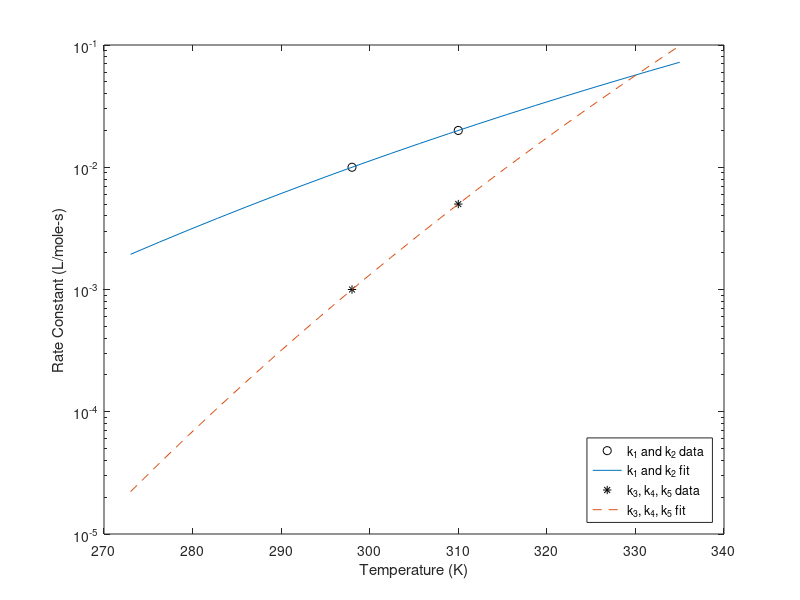

Recreate this plot in MATLAB. (Note: this script raises an error after producing the figure.)
% 10.34 - Fall 2006
% Hw Set #7 - Problem #2
% Rob Ashcraft - Oct. 20, 2006

% This function solve the reactor optimization problem in Beers' text 5.B.4.
% This implementation uses all unscaled variables, and requires very high 
% tolerances in order to force V_rxtr to vary. 

function p2_main
clear; clc;

% rate constant data at 298K and 310K for k1 --> k5
T_data = [298, 310];  % kelvin
k_T = [0.01, 0.02;  0.01, 0.02;  0.001, 0.005;  0.001, 0.005;  0.001, 0.005];  % L/mol-s

T_plot = linspace(273,335,20);
for i=1:length(k_T)
    EaR(i,1) = -log(k_T(i,1)/k_T(i,2)) / (1/T_data(1) - 1/T_data(2));  % solve for Ea/R for each reaction
    Af(i,1) = k_T(i,1)*exp(EaR(i)/T_data(1));  % solve for the A-factor using k(298K) 
    k_plot(:,i) = Af(i).*exp(-EaR(i)./T_plot);  % make a vector k(T) to plot
end

% plot the rate constants to make sure they fit the data
figure;
semilogy(T_data,k_T(1,:),'ok',T_plot,k_plot(:,1),'-',T_data,k_T(3,:),'*k',T_plot,k_plot(:,3),'--'); 
xlabel('Temperature (K)'); ylabel('Rate Constant (L/mole-s)');
legend('k_1 and k_2 data','k_1 and k_2 fit','k_3, k_4, k_5 data','k_3, k_4, k_5 fit','location','SouthEast');


% now deal with the reactor problem
V_flow = 1;  % L/s

% initial guesses for the optimization:
C_Ao_guess = 1;  % molar
C_Bo_guess = 1;  % molar
T_guess = 315;  % Kelvin
V_rxtr_guess = 5000;  % liters

var0 = [C_Ao_guess; C_Bo_guess; T_guess; V_rxtr_guess];

% these high tolerances are needed to ensure that you reach the correction
% solution.  With low tolerances, the V_rxtr will not vary.  
options = optimset('Display','iter','TolFun',1e-15,'TolX',1e-15,...
    'TolCon',1e-15,'MaxFunEval',10000);

% Define the constraint that Ca + Cb < 2 M
A = [1, 1, 0, 0];
b = 2;

% Include the given upper and lower bounds on the system varaible
lb = [0; 0; 298; 10];
ub = [2; 2; 335; 10000];

[var, fval] = fmincon(@obj_fun,var0,A,b,[],[],lb,ub,[],options,V_flow,Af,EaR);

disp(['Inlet [A] = ',num2str(var(1)),' M']);
disp(['Inlet [B] = ',num2str(var(2)),' M']);
disp(['Reactor Temperature = ',num2str(var(3)),' K']);
disp(['Reactor Volume = ',num2str(var(4)),' L']);
disp(['Outlet [C] = ',num2str(-fval),' M']);

C_Ao = var(1);
C_Bo = var(2);
T = var(3);
V_rxtr = var(4);

% Since we solved for [C]final by integrating to the SS condition, it is
% useful to make sure that the reactor actually reach steady-state.  We can
% perform a non-rigorous check by integrating based on the optimal
% conditions, and then visually inspect the plot.  This does not mean that
% all other parameters sets encountered during the optimization also
% reached SS, but it is a useful check none-the-less
t_span = [0, 1e5];
[time, C_all] = ode15s(@rxtr_dCdt_ode,t_span,zeros(8,1),[],C_Ao,C_Bo,T,V_rxtr,V_flow,Af,EaR);

figure; plot(time,C_all(:,1),'--',time,C_all(:,2),':',time,C_all(:,3),'-',time,C_all(:,4),'-.');
xlabel('Time (s)'); ylabel('Concentration (M)'); title('Did Reactor Reach Steady-State?');
legend('[A]','[B]','[C]','[D]');

% Since we found out early that the V_rxtr term was causing problems, it is
% also useful to look at the cost function as a function of V_rxtr, and
% make sure our fmincon solution appears to be at the minimum.
test = logspace(1,4,50);
for i=1:length(test)
cost_i(i) = obj_fun([var(1:3);(test(i))],V_flow,Af,EaR);
end

figure;
semilogx(test,cost_i,'-',V_rxtr,fval,'o')
xlabel('Reactor Volume (L)'); ylabel('Cost Function (-[C]_o_u_t  M)');
legend('Cost Function','fmincon Solution');
return;


%other functions
%%%%%%%%%%%%%%%%%%%%%%%%%%%%%%%%%%%%%%%%%%%%%%%%%%%%%%%%%%%%%%%
%%%%%%%%%%%%%%%%%%%%%%%%%%%%%%%%%%%%%%%%%%%%%%%%%%%%%%%%%%%%%%%
% Define the function called by fmincon with the cost function
function cost = obj_fun(var,V_flow,Af,EaR)

    C_Ao = var(1);
    C_Bo = var(2);
    T = var(3);
    V_rxtr = var(4);

    C_guess = [1; 1; 0; 0; 0; 0; 0; 0];

    % we solve for [C]final by integrating to a SS condition.  You must
    % make sure you integrate for a long enough time to achieve SS
    t_span = [0, 1e5];
    [time, C_all] = ode15s(@rxtr_dCdt_ode,t_span,C_guess,odeset('RelTol',1e-8),C_Ao,C_Bo,T,V_rxtr,V_flow,Af,EaR);

    cost = -(C_all(end,3));

return;



%%%%%%%%%%%%%%%%%%%%%%%%%%%%%%%%%%%%%%%%%%%%%%%%%%%%%%%%%%%%%%%
%%%%%%%%%%%%%%%%%%%%%%%%%%%%%%%%%%%%%%%%%%%%%%%%%%%%%%%%%%%%%%%
% Define the reactor governing equations as a function.  It will return
% dC/dt for each of the species in the reactor
function dAlldt = rxtr_dCdt_ode(t,C_all,C_Ao,C_Bo,T,V_rxtr,V_flow,Af,EaR)
%  all of the C variable are concentrations in moles/L

    A = C_all(1);
    B = C_all(2);
    C = C_all(3);
    D = C_all(4);
    S1 = C_all(5);
    S2 = C_all(6);
    S3 = C_all(7);
    S4 = C_all(8);

    k = Af.*exp(-EaR./T);

    dAdt = -k(1)*A*B - k(3)*A*D - k(4)*A*B + V_flow/V_rxtr*(C_Ao - A);
    dBdt = -k(1)*A*B - k(2)*B*C - k(4)*A*B - k(5)*B*C + V_flow/V_rxtr*(C_Bo - B);
    dCdt = k(1)*A*B - k(2)*B*C - k(5)*B*C - V_flow/V_rxtr*C;
    dDdt = k(1)*A*B + k(2)*B*C - k(3)*A*D - V_flow/V_rxtr*D;
    dS1dt = k(2)*B*C - V_flow/V_rxtr*S1;
    dS2dt = k(3)*A*D - V_flow/V_rxtr*S2;
    dS3dt = k(4)*A*B - V_flow/V_rxtr*S3;
    dS4dt = k(5)*B*C - V_flow/V_rxtr*S4;

    dAlldt = [dAdt; dBdt; dCdt; dDdt; dS1dt; dS2dt; dS3dt; dS4dt];

return;


